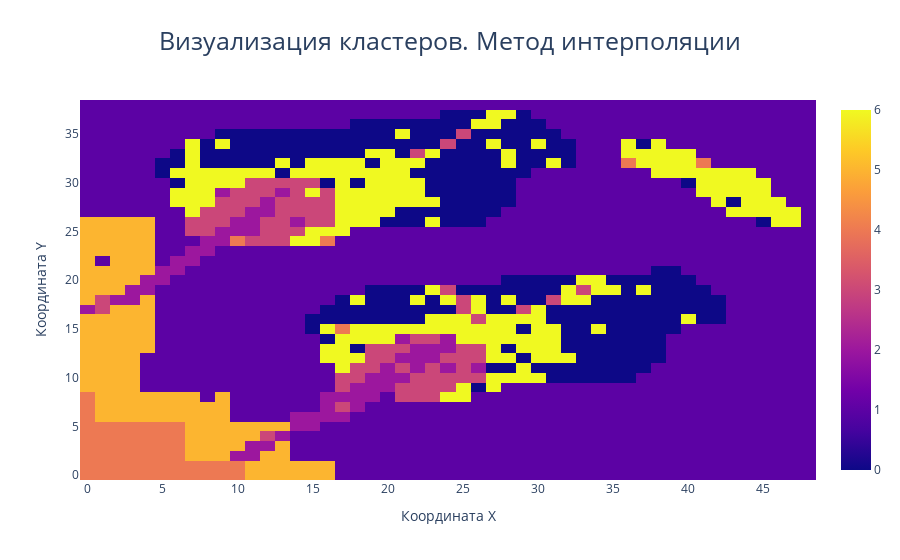

Source (notebook cell):
### Markdown cell above
Обучение модели. Получение кластеров. Визуализация. Метод интерполяции

### Code cell
initial_data = initial_row_data.copy()
initial_data['new_log'] = None
# Defining array with max length
initial_data['Length'] = initial_data['log'].apply(lambda x: len(x))
max_length = initial_data['Length'].max()
# Defining a function of cubic interpolation
interpolation = initial_data['log'].apply(lambda x: CubicSpline(list(range(len(x))), x))
# Cubic interpolation of data
for i, row in initial_data.iterrows():
    initial_data['new_log'].iloc[i] = [float(interpolation.iloc[i](j)) for j in
                                       (np.linspace(0, len(initial_data['log'].iloc[i]), max_length))]

# Defining of model
m = KMeans(n_clusters=7)
# Fit the model
m.fit(initial_data['new_log'].to_list())
# Predict the cluster for each data point
initial_data['predict'] = m.predict(initial_data['new_log'].to_list())

# Data saving
initial_data['predict'].to_csv("Petroleum_team_120_3(2).csv", index=False)
# Visualisation
fig = go.Figure(data=go.Heatmap(x=initial_data['X'],
                                y=initial_data['Y'],
                                z=initial_data['predict'],
                                ))
fig.update_layout(title="Визуализация кластеров. Метод интерполяции", title_x=0.5,
                  title_font={"size": 25},
                  xaxis_title="Координата Х",
                  yaxis_title="Координата Y")
fig.show()

### Figure 1 — Plotly figure (JSON) as saved in the notebook; plotly's stock layout.template omitted (floating-point values rounded to 4 significant figures; data arrays with more than 128 entries replaced by an {"elided": "..."} marker saying what was removed)
{"data": [{"type": "heatmap", "x": {"elided": "1911 int values"}, "y": {"elided": "1911 int values"}, "z": {"elided": "1911 int values"}}], "layout": {"title": {"font": {"size": 25}, "text": "Визуализация кластеров. Метод интерполяции", "x": 0.5}, "xaxis": {"title": {"text": "Координата Х"}}, "yaxis": {"title": {"text": "Координата Y"}}}}
